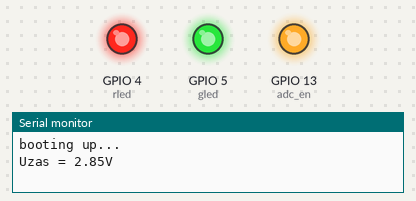
The program below on a simulated ESP8266 (NodeMCU). Parts: output pins drawn as LEDs (lit = HIGH), the last lines printed to the serial monitor. WiFi joins after 1.5 s; servers stay silent unless stated; uploads are accepted with an empty reply. At 2.8 s the program puts the board to deep sleep or switches it off; the recording ends there.

Above: at 0.15 s.
At 1.7 s:
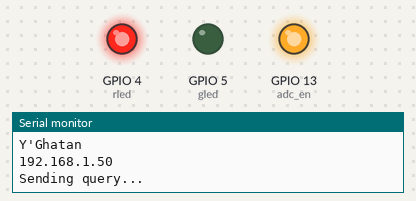
Timing chart, 0 to 2.8 s (numbered marks = the images above):
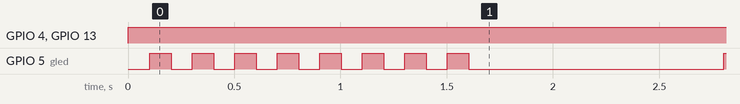

The program:

main.cpp
```cpp
#include <Arduino.h>
#include <ESP8266WiFi.h>
#include <ESP8266HTTPClient.h>
#include <WiFiClient.h>
#include <stdio.h>


const int gled = 5;
const int bled = gled;
const int rled = 4;
const float vol_div = 0.1754386;
const int adc_en = 13;
const int adc_in = A0;
const char serverName[] = "http://raspberrypi.local:80";
const char WIFI_ssid[] = "Y'Ghatan";
const char WIFI_pass[] = "06094829";

int sendPOST_toWebCounter(const char exercise[32], int number);
int checkVoltage();
void warnLowVoltage();
void blink(uint8_t led, int times, int onTime = 300, int offTime = 300);
void turnOff();

void setup() {
  uint32 start_time = millis();
  pinMode(rled, OUTPUT);
  pinMode(bled, OUTPUT);
  pinMode(gled, OUTPUT);
  pinMode(adc_en, OUTPUT);
  digitalWrite(rled, HIGH);
  digitalWrite(bled, HIGH);
  digitalWrite(gled, HIGH);
  digitalWrite(adc_en, LOW);
  Serial.begin(115200);
  Serial.println("booting up...");
  WiFi.begin(WIFI_ssid, WIFI_pass);
  checkVoltage();
  int i = 50;
  while((!WiFi.isConnected())&&(i --> 0)){
    blink(bled, 1, 100, 100);
  }
  Serial.println(WiFi.SSID());
  Serial.println(WiFi.localIP());
  digitalWrite(bled, LOW);
  Serial.println("Sending query...");
  int queryRes = sendPOST_toWebCounter("Nadchwyt", 6);
  if (queryRes == 200)
  {
    Serial.println("Query send successfully");
    digitalWrite(bled, HIGH);
    digitalWrite(gled, LOW);
    delay(1000);
  }
  else
  {
    Serial.println("An error has occured during sending query");
    Serial.print("Code received : ");
    Serial.print(queryRes);
    Serial.println();
    digitalWrite(bled, HIGH);
    digitalWrite(rled, LOW);
    delay(10000);
  }

  Serial.println("shutting off...");
  Serial.print("Overall on duration = ");
  Serial.print(millis()-start_time);
  turnOff();
}


void loop() {
  // put your main code here, to run repeatedly:
}


int sendPOST_toWebCounter(const char exercise[32], int number)
{
  char requestData[128];
  WiFiClient client;
  HTTPClient http;
  sprintf(requestData, "%s_number=%u&%s=%%2B", exercise, number, exercise);
  http.begin(client, serverName);
  http.addHeader("Content-Type", "application/x-www-form-urlencoded");
  int httpResponse = http.POST(requestData);
  http.end();
  return httpResponse;
}

/*
@brief checks voltage level of the battery and warns user if the battery is low
@return 0 if battery is fine, 1 if battery is low
*/
int checkVoltage()
{
  const float lowBatThreshold = 2.5;
  digitalWrite(adc_en, HIGH);
  int rawRead = analogRead(adc_in);
  float readVoltage = (((float)rawRead/1023.00)*(1/vol_div));
  // Serial.println(rawRead);
  Serial.print("Uzas = ");
  Serial.print(readVoltage);
  Serial.println('V');
  if(readVoltage < lowBatThreshold){
    warnLowVoltage();
    return 1;
  }
  return 0;
}

void warnLowVoltage()
{
  blink(rled, 3);
}

void blink(uint8_t led, int times, int onTime, int offTime)
{
  for(int i = 0; i<times; i++){
    digitalWrite(led, LOW);
    delay(onTime);
    digitalWrite(led, HIGH);
    delay(offTime);
  }
}


void turnOff()
{
  digitalWrite(rled, HIGH);
  digitalWrite(bled, HIGH);
  digitalWrite(gled, HIGH);
  delay(10);
  ESP.deepSleep(0);
}
```

Measured:
- by itself, GPIO 4 (rled), GPIO 13 (adc_en): LOW → HIGH at 0.00 s
- by itself, GPIO 5 (gled): goes 7 × (HIGH 0.10 s, LOW 0.10 s), HIGH 0.10 s, LOW 1.2 s, then HIGH
